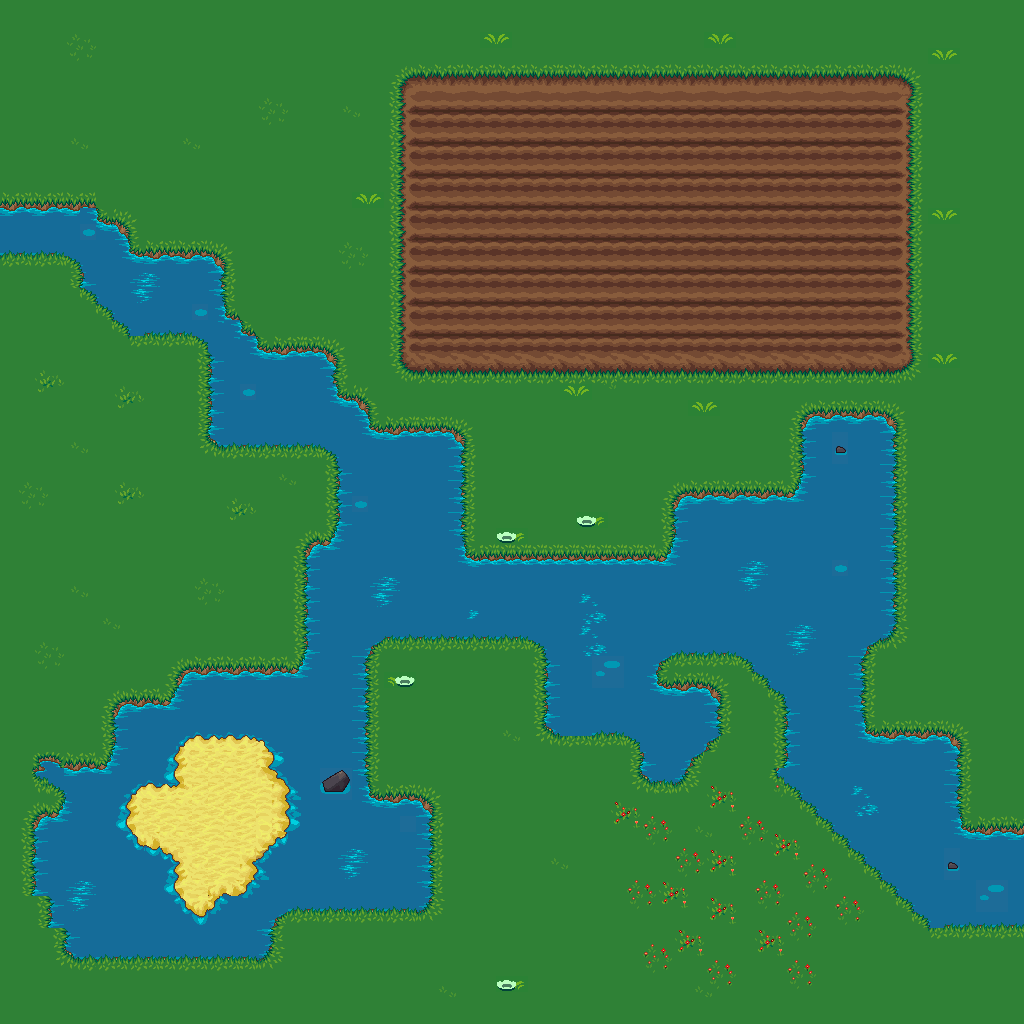

Tiled map render using the project's own tile images. Description and the map definition, with tile-layer contents summarised, below:
An orthogonal 64x64 tile map with 16x16 px tiles, 3 tile layers (ground, sand, plow).

<map version="1.9" tiledversion="1.9.2" orientation="orthogonal" renderorder="right-down" width="64" height="64" tilewidth="16" tileheight="16" infinite="0" nextlayerid="7" nextobjectid="1">
 <tileset firstgid="1" name="lpc_terrain" tilewidth="16" tileheight="16" tilecount="1932" columns="42">
  <image source="terrain.png" trans="ff00ff" width="672" height="736" />
 </tileset>
 <layer id="2" name="ground" width="64" height="64">
  <data>[4096 cells, 4095 non-empty, 106 distinct tile ids]</data>
 </layer>
 <layer id="3" name="sand" width="64" height="64">
  <data>[4096 cells, 111 non-empty, 43 distinct tile ids]</data>
 </layer>
 <layer id="6" name="plow" width="64" height="64">
  <data>[4096 cells, 680 non-empty, 34 distinct tile ids]</data>
 </layer>
</map>
